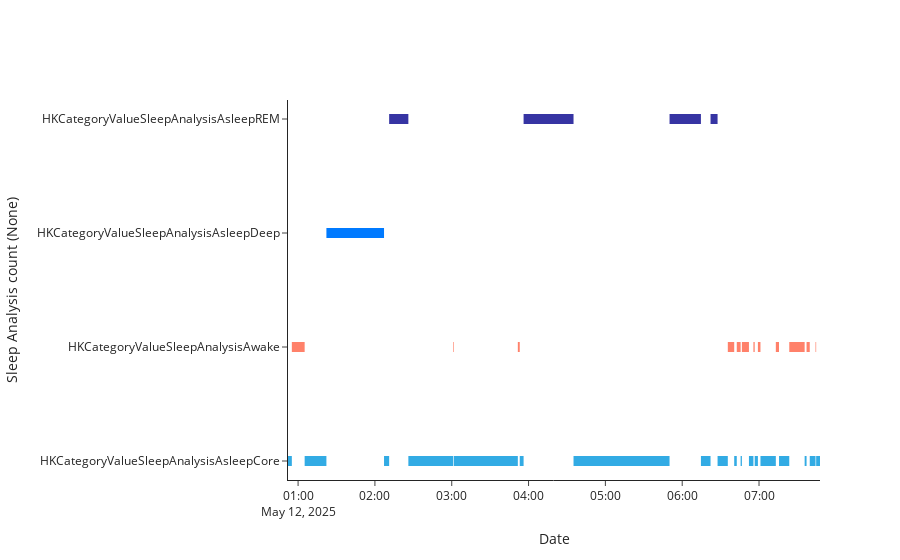
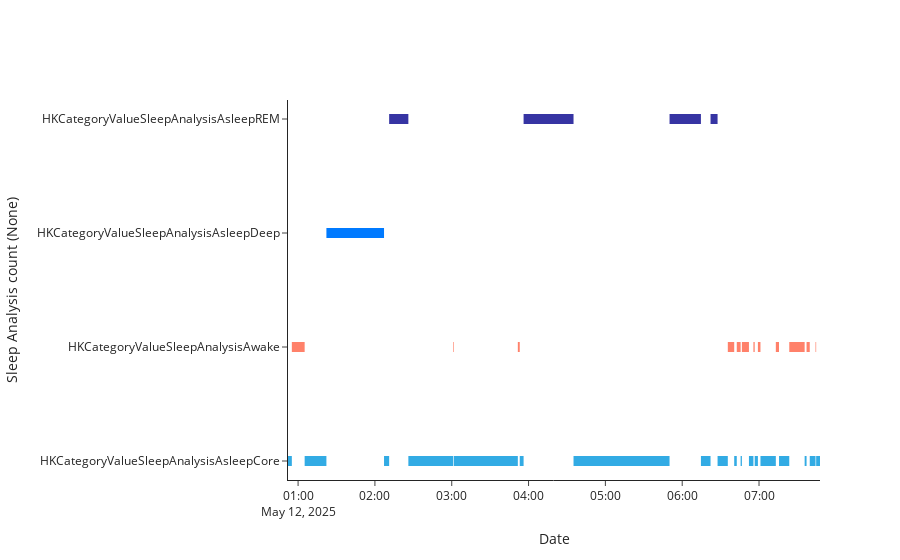

Write notebook code for charts like these, in order.
### Code cell
plt = SleepPlot(data=data, timerange=("2025-05-11T20:00:00Z", "2025-05-12T10:00:00Z"), year=2025)
plt.title = False
plt.plot(save=True)

### Figure 1 — Plotly figure (JSON) as saved in the notebook; plotly's stock layout.template omitted (floating-point values rounded to 4 significant figures)
{"data": [{"hoverinfo": "text", "hovertext": "2025-05-12 00:52:07+02:00 - 2025-05-12 00:55:07+02:00<br>Sleep stage: HKCategoryValueSleepAnalysisAsleepCore", "line": {"color": "#32abe4", "shape": "hvh", "width": 10}, "mode": "lines", "name": "HKCategoryValueSleepAnalysisAsleepCore", "showlegend": false, "x": ["2025-05-12T00:52:07+02:00", "2025-05-12T00:55:07+02:00"], "y": ["HKCategoryValueSleepAnalysisAsleepCore", "HKCategoryValueSleepAnalysisAsleepCore"], "type": "scatter"}, {"hoverinfo": "text", "hovertext": "2025-05-12 00:55:07+02:00 - 2025-05-12 01:05:07+02:00<br>Sleep stage: HKCategoryValueSleepAnalysisAwake", "line": {"color": "#ff816a", "shape": "hvh", "width": 10}, "mode": "lines", "name": "HKCategoryValueSleepAnalysisAwake", "showlegend": false, "x": ["2025-05-12T00:55:07+02:00", "2025-05-12T01:05:07+02:00"], "y": ["HKCategoryValueSleepAnalysisAwake", "HKCategoryValueSleepAnalysisAwake"], "type": "scatter"}, {"hoverinfo": "text", "hovertext": "2025-05-12 01:05:07+02:00 - 2025-05-12 01:22:07+02:00<br>Sleep stage: HKCategoryValueSleepAnalysisAsleepCore", "line": {"color": "#32abe4", "shape": "hvh", "width": 10}, "mode": "lines", "name": "HKCategoryValueSleepAnalysisAsleepCore", "showlegend": false, "x": ["2025-05-12T01:05:07+02:00", "2025-05-12T01:22:07+02:00"], "y": ["HKCategoryValueSleepAnalysisAsleepCore", "HKCategoryValueSleepAnalysisAsleepCore"], "type": "scatter"}, {"hoverinfo": "text", "hovertext": "2025-05-12 01:22:07+02:00 - 2025-05-12 02:07:07+02:00<br>Sleep stage: HKCategoryValueSleepAnalysisAsleepDeep", "line": {"color": "#007aff", "shape": "hvh", "width": 10}, "mode": "lines", "name": "HKCategoryValueSleepAnalysisAsleepDeep", "showlegend": false, "x": ["2025-05-12T01:22:07+02:00", "2025-05-12T02:07:07+02:00"], "y": ["HKCategoryValueSleepAnalysisAsleepDeep", "HKCategoryValueSleepAnalysisAsleepDeep"], "type": "scatter"}, {"hoverinfo": "text", "hovertext": "2025-05-12 02:07:07+02:00 - 2025-05-12 02:11:07+02:00<br>Sleep stage: HKCategoryValueSleepAnalysisAsleepCore", "line": {"color": "#32abe4", "shape": "hvh", "width": 10}, "mode": "lines", "name": "HKCategoryValueSleepAnalysisAsleepCore", "showlegend": false, "x": ["2025-05-12T02:07:07+02:00", "2025-05-12T02:11:07+02:00"], "y": ["HKCategoryValueSleepAnalysisAsleepCore", "HKCategoryValueSleepAnalysisAsleepCore"], "type": "scatter"}, {"hoverinfo": "text", "hovertext": "2025-05-12 02:11:07+02:00 - 2025-05-12 02:26:07+02:00<br>Sleep stage: HKCategoryValueSleepAnalysisAsleepREM", "line": {"color": "#3634a3", "shape": "hvh", "width": 10}, "mode": "lines", "name": "HKCategoryValueSleepAnalysisAsleepREM", "showlegend": false, "x": ["2025-05-12T02:11:07+02:00", "2025-05-12T02:26:07+02:00"], "y": ["HKCategoryValueSleepAnalysisAsleepREM", "HKCategoryValueSleepAnalysisAsleepREM"], "type": "scatter"}, {"hoverinfo": "text", "hovertext": "2025-05-12 02:26:07+02:00 - 2025-05-12 03:01:07+02:00<br>Sleep stage: HKCategoryValueSleepAnalysisAsleepCore", "line": {"color": "#32abe4", "shape": "hvh", "width": 10}, "mode": "lines", "name": "HKCategoryValueSleepAnalysisAsleepCore", "showlegend": false, "x": ["2025-05-12T02:26:07+02:00", "2025-05-12T03:01:07+02:00"], "y": ["HKCategoryValueSleepAnalysisAsleepCore", "HKCategoryValueSleepAnalysisAsleepCore"], "type": "scatter"}, {"hoverinfo": "text", "hovertext": "2025-05-12 03:01:07+02:00 - 2025-05-12 03:01:37+02:00<br>Sleep stage: HKCategoryValueSleepAnalysisAwake", "line": {"color": "#ff816a", "shape": "hvh", "width": 10}, "mode": "lines", "name": "HKCategoryValueSleepAnalysisAwake", "showlegend": false, "x": ["2025-05-12T03:01:07+02:00", "2025-05-12T03:01:37+02:00"], "y": ["HKCategoryValueSleepAnalysisAwake", "HKCategoryValueSleepAnalysisAwake"], "type": "scatter"}, {"hoverinfo": "text", "hovertext": "2025-05-12 03:01:37+02:00 - 2025-05-12 03:51:37+02:00<br>Sleep stage: HKCategoryValueSleepAnalysisAsleepCore", "line": {"color": "#32abe4", "shape": "hvh", "width": 10}, "mode": "lines", "name": "HKCategoryValueSleepAnalysisAsleepCore", "showlegend": false, "x": ["2025-05-12T03:01:37+02:00", "2025-05-12T03:51:37+02:00"], "y": ["HKCategoryValueSleepAnalysisAsleepCore", "HKCategoryValueSleepAnalysisAsleepCore"], "type": "scatter"}, {"hoverinfo": "text", "hovertext": "2025-05-12 03:51:37+02:00 - 2025-05-12 03:53:07+02:00<br>Sleep stage: HKCategoryValueSleepAnalysisAwake", "line": {"color": "#ff816a", "shape": "hvh", "width": 10}, "mode": "lines", "name": "HKCategoryValueSleepAnalysisAwake", "showlegend": false, "x": ["2025-05-12T03:51:37+02:00", "2025-05-12T03:53:07+02:00"], "y": ["HKCategoryValueSleepAnalysisAwake", "HKCategoryValueSleepAnalysisAwake"], "type": "scatter"}, {"hoverinfo": "text", "hovertext": "2025-05-12 03:53:07+02:00 - 2025-05-12 03:56:07+02:00<br>Sleep stage: HKCategoryValueSleepAnalysisAsleepCore", "line": {"color": "#32abe4", "shape": "hvh", "width": 10}, "mode": "lines", "name": "HKCategoryValueSleepAnalysisAsleepCore", "showlegend": false, "x": ["2025-05-12T03:53:07+02:00", "2025-05-12T03:56:07+02:00"], "y": ["HKCategoryValueSleepAnalysisAsleepCore", "HKCategoryValueSleepAnalysisAsleepCore"], "type": "scatter"}, {"hoverinfo": "text", "hovertext": "2025-05-12 03:56:07+02:00 - 2025-05-12 04:35:07+02:00<br>Sleep stage: HKCategoryValueSleepAnalysisAsleepREM", "line": {"color": "#3634a3", "shape": "hvh", "width": 10}, "mode": "lines", "name": "HKCategoryValueSleepAnalysisAsleepREM", "showlegend": false, "x": ["2025-05-12T03:56:07+02:00", "2025-05-12T04:35:07+02:00"], "y": ["HKCategoryValueSleepAnalysisAsleepREM", "HKCategoryValueSleepAnalysisAsleepREM"], "type": "scatter"}, {"hoverinfo": "text", "hovertext": "2025-05-12 04:35:07+02:00 - 2025-05-12 05:50:07+02:00<br>Sleep stage: HKCategoryValueSleepAnalysisAsleepCore", "line": {"color": "#32abe4", "shape": "hvh", "width": 10}, "mode": "lines", "name": "HKCategoryValueSleepAnalysisAsleepCore", "showlegend": false, "x": ["2025-05-12T04:35:07+02:00", "2025-05-12T05:50:07+02:00"], "y": ["HKCategoryValueSleepAnalysisAsleepCore", "HKCategoryValueSleepAnalysisAsleepCore"], "type": "scatter"}, {"hoverinfo": "text", "hovertext": "2025-05-12 05:50:07+02:00 - 2025-05-12 06:14:37+02:00<br>Sleep stage: HKCategoryValueSleepAnalysisAsleepREM", "line": {"color": "#3634a3", "shape": "hvh", "width": 10}, "mode": "lines", "name": "HKCategoryValueSleepAnalysisAsleepREM", "showlegend": false, "x": ["2025-05-12T05:50:07+02:00", "2025-05-12T06:14:37+02:00"], "y": ["HKCategoryValueSleepAnalysisAsleepREM", "HKCategoryValueSleepAnalysisAsleepREM"], "type": "scatter"}, {"hoverinfo": "text", "hovertext": "2025-05-12 06:14:37+02:00 - 2025-05-12 06:22:07+02:00<br>Sleep stage: HKCategoryValueSleepAnalysisAsleepCore", "line": {"color": "#32abe4", "shape": "hvh", "width": 10}, "mode": "lines", "name": "HKCategoryValueSleepAnalysisAsleepCore", "showlegend": false, "x": ["2025-05-12T06:14:37+02:00", "2025-05-12T06:22:07+02:00"], "y": ["HKCategoryValueSleepAnalysisAsleepCore", "HKCategoryValueSleepAnalysisAsleepCore"], "type": "scatter"}, {"hoverinfo": "text", "hovertext": "2025-05-12 06:22:07+02:00 - 2025-05-12 06:27:37+02:00<br>Sleep stage: HKCategoryValueSleepAnalysisAsleepREM", "line": {"color": "#3634a3", "shape": "hvh", "width": 10}, "mode": "lines", "name": "HKCategoryValueSleepAnalysisAsleepREM", "showlegend": false, "x": ["2025-05-12T06:22:07+02:00", "2025-05-12T06:27:37+02:00"], "y": ["HKCategoryValueSleepAnalysisAsleepREM", "HKCategoryValueSleepAnalysisAsleepREM"], "type": "scatter"}, {"hoverinfo": "text", "hovertext": "2025-05-12 06:27:37+02:00 - 2025-05-12 06:35:37+02:00<br>Sleep stage: HKCategoryValueSleepAnalysisAsleepCore", "line": {"color": "#32abe4", "shape": "hvh", "width": 10}, "mode": "lines", "name": "HKCategoryValueSleepAnalysisAsleepCore", "showlegend": false, "x": ["2025-05-12T06:27:37+02:00", "2025-05-12T06:35:37+02:00"], "y": ["HKCategoryValueSleepAnalysisAsleepCore", "HKCategoryValueSleepAnalysisAsleepCore"], "type": "scatter"}, {"hoverinfo": "text", "hovertext": "2025-05-12 06:35:37+02:00 - 2025-05-12 06:40:37+02:00<br>Sleep stage: HKCategoryValueSleepAnalysisAwake", "line": {"color": "#ff816a", "shape": "hvh", "width": 10}, "mode": "lines", "name": "HKCategoryValueSleepAnalysisAwake", "showlegend": false, "x": ["2025-05-12T06:35:37+02:00", "2025-05-12T06:40:37+02:00"], "y": ["HKCategoryValueSleepAnalysisAwake", "HKCategoryValueSleepAnalysisAwake"], "type": "scatter"}, {"hoverinfo": "text", "hovertext": "2025-05-12 06:40:37+02:00 - 2025-05-12 06:42:37+02:00<br>Sleep stage: HKCategoryValueSleepAnalysisAsleepCore", "line": {"color": "#32abe4", "shape": "hvh", "width": 10}, "mode": "lines", "name": "HKCategoryValueSleepAnalysisAsleepCore", "showlegend": false, "x": ["2025-05-12T06:40:37+02:00", "2025-05-12T06:42:37+02:00"], "y": ["HKCategoryValueSleepAnalysisAsleepCore", "HKCategoryValueSleepAnalysisAsleepCore"], "type": "scatter"}, {"hoverinfo": "text", "hovertext": "2025-05-12 06:42:37+02:00 - 2025-05-12 06:45:37+02:00<br>Sleep stage: HKCategoryValueSleepAnalysisAwake", "line": {"color": "#ff816a", "shape": "hvh", "width": 10}, "mode": "lines", "name": "HKCategoryValueSleepAnalysisAwake", "showlegend": false, "x": ["2025-05-12T06:42:37+02:00", "2025-05-12T06:45:37+02:00"], "y": ["HKCategoryValueSleepAnalysisAwake", "HKCategoryValueSleepAnalysisAwake"], "type": "scatter"}, {"hoverinfo": "text", "hovertext": "2025-05-12 06:45:37+02:00 - 2025-05-12 06:46:37+02:00<br>Sleep stage: HKCategoryValueSleepAnalysisAsleepCore", "line": {"color": "#32abe4", "shape": "hvh", "width": 10}, "mode": "lines", "name": "HKCategoryValueSleepAnalysisAsleepCore", "showlegend": false, "x": ["2025-05-12T06:45:37+02:00", "2025-05-12T06:46:37+02:00"], "y": ["HKCategoryValueSleepAnalysisAsleepCore", "HKCategoryValueSleepAnalysisAsleepCore"], "type": "scatter"}, {"hoverinfo": "text", "hovertext": "2025-05-12 06:46:37+02:00 - 2025-05-12 06:52:07+02:00<br>Sleep stage: HKCategoryValueSleepAnalysisAwake", "line": {"color": "#ff816a", "shape": "hvh", "width": 10}, "mode": "lines", "name": "HKCategoryValueSleepAnalysisAwake", "showlegend": false, "x": ["2025-05-12T06:46:37+02:00", "2025-05-12T06:52:07+02:00"], "y": ["HKCategoryValueSleepAnalysisAwake", "HKCategoryValueSleepAnalysisAwake"], "type": "scatter"}, {"hoverinfo": "text", "hovertext": "2025-05-12 06:52:07+02:00 - 2025-05-12 06:55:37+02:00<br>Sleep stage: HKCategoryValueSleepAnalysisAsleepCore", "line": {"color": "#32abe4", "shape": "hvh", "width": 10}, "mode": "lines", "name": "HKCategoryValueSleepAnalysisAsleepCore", "showlegend": false, "x": ["2025-05-12T06:52:07+02:00", "2025-05-12T06:55:37+02:00"], "y": ["HKCategoryValueSleepAnalysisAsleepCore", "HKCategoryValueSleepAnalysisAsleepCore"], "type": "scatter"}, {"hoverinfo": "text", "hovertext": "2025-05-12 06:55:37+02:00 - 2025-05-12 06:56:37+02:00<br>Sleep stage: HKCategoryValueSleepAnalysisAwake", "line": {"color": "#ff816a", "shape": "hvh", "width": 10}, "mode": "lines", "name": "HKCategoryValueSleepAnalysisAwake", "showlegend": false, "x": ["2025-05-12T06:55:37+02:00", "2025-05-12T06:56:37+02:00"], "y": ["HKCategoryValueSleepAnalysisAwake", "HKCategoryValueSleepAnalysisAwake"], "type": "scatter"}, {"hoverinfo": "text", "hovertext": "2025-05-12 06:56:37+02:00 - 2025-05-12 06:59:07+02:00<br>Sleep stage: HKCategoryValueSleepAnalysisAsleepCore", "line": {"color": "#32abe4", "shape": "hvh", "width": 10}, "mode": "lines", "name": "HKCategoryValueSleepAnalysisAsleepCore", "showlegend": false, "x": ["2025-05-12T06:56:37+02:00", "2025-05-12T06:59:07+02:00"], "y": ["HKCategoryValueSleepAnalysisAsleepCore", "HKCategoryValueSleepAnalysisAsleepCore"], "type": "scatter"}, {"hoverinfo": "text", "hovertext": "2025-05-12 06:59:07+02:00 - 2025-05-12 07:01:07+02:00<br>Sleep stage: HKCategoryValueSleepAnalysisAwake", "line": {"color": "#ff816a", "shape": "hvh", "width": 10}, "mode": "lines", "name": "HKCategoryValueSleepAnalysisAwake", "showlegend": false, "x": ["2025-05-12T06:59:07+02:00", "2025-05-12T07:01:07+02:00"], "y": ["HKCategoryValueSleepAnalysisAwake", "HKCategoryValueSleepAnalysisAwake"], "type": "scatter"}, {"hoverinfo": "text", "hovertext": "2025-05-12 07:01:07+02:00 - 2025-05-12 07:13:07+02:00<br>Sleep stage: HKCategoryValueSleepAnalysisAsleepCore", "line": {"color": "#32abe4", "shape": "hvh", "width": 10}, "mode": "lines", "name": "HKCategoryValueSleepAnalysisAsleepCore", "showlegend": false, "x": ["2025-05-12T07:01:07+02:00", "2025-05-12T07:13:07+02:00"], "y": ["HKCategoryValueSleepAnalysisAsleepCore", "HKCategoryValueSleepAnalysisAsleepCore"], "type": "scatter"}, {"hoverinfo": "text", "hovertext": "2025-05-12 07:13:07+02:00 - 2025-05-12 07:15:37+02:00<br>Sleep stage: HKCategoryValueSleepAnalysisAwake", "line": {"color": "#ff816a", "shape": "hvh", "width": 10}, "mode": "lines", "name": "HKCategoryValueSleepAnalysisAwake", "showlegend": false, "x": ["2025-05-12T07:13:07+02:00", "2025-05-12T07:15:37+02:00"], "y": ["HKCategoryValueSleepAnalysisAwake", "HKCategoryValueSleepAnalysisAwake"], "type": "scatter"}, {"hoverinfo": "text", "hovertext": "2025-05-12 07:15:37+02:00 - 2025-05-12 07:23:37+02:00<br>Sleep stage: HKCategoryValueSleepAnalysisAsleepCore", "line": {"color": "#32abe4", "shape": "hvh", "width": 10}, "mode": "lines", "name": "HKCategoryValueSleepAnalysisAsleepCore", "showlegend": false, "x": ["2025-05-12T07:15:37+02:00", "2025-05-12T07:23:37+02:00"], "y": ["HKCategoryValueSleepAnalysisAsleepCore", "HKCategoryValueSleepAnalysisAsleepCore"], "type": "scatter"}, {"hoverinfo": "text", "hovertext": "2025-05-12 07:23:37+02:00 - 2025-05-12 07:35:37+02:00<br>Sleep stage: HKCategoryValueSleepAnalysisAwake", "line": {"color": "#ff816a", "shape": "hvh", "width": 10}, "mode": "lines", "name": "HKCategoryValueSleepAnalysisAwake", "showlegend": false, "x": ["2025-05-12T07:23:37+02:00", "2025-05-12T07:35:37+02:00"], "y": ["HKCategoryValueSleepAnalysisAwake", "HKCategoryValueSleepAnalysisAwake"], "type": "scatter"}, {"hoverinfo": "text", "hovertext": "2025-05-12 07:35:37+02:00 - 2025-05-12 07:37:07+02:00<br>Sleep stage: HKCategoryValueSleepAnalysisAsleepCore", "line": {"color": "#32abe4", "shape": "hvh", "width": 10}, "mode": "lines", "name": "HKCategoryValueSleepAnalysisAsleepCore", "showlegend": false, "x": ["2025-05-12T07:35:37+02:00", "2025-05-12T07:37:07+02:00"], "y": ["HKCategoryValueSleepAnalysisAsleepCore", "HKCategoryValueSleepAnalysisAsleepCore"], "type": "scatter"}, {"hoverinfo": "text", "hovertext": "2025-05-12 07:37:07+02:00 - 2025-05-12 07:39:37+02:00<br>Sleep stage: HKCategoryValueSleepAnalysisAwake", "line": {"color": "#ff816a", "shape": "hvh", "width": 10}, "mode": "lines", "name": "HKCategoryValueSleepAnalysisAwake", "showlegend": false, "x": ["2025-05-12T07:37:07+02:00", "2025-05-12T07:39:37+02:00"], "y": ["HKCategoryValueSleepAnalysisAwake", "HKCategoryValueSleepAnalysisAwake"], "type": "scatter"}, {"hoverinfo": "text", "hovertext": "2025-05-12 07:39:37+02:00 - 2025-05-12 07:44:07+02:00<br>Sleep stage: HKCategoryValueSleepAnalysisAsleepCore", "line": {"color": "#32abe4", "shape": "hvh", "width": 10}, "mode": "lines", "name": "HKCategoryValueSleepAnalysisAsleepCore", "showlegend": false, "x": ["2025-05-12T07:39:37+02:00", "2025-05-12T07:44:07+02:00"], "y": ["HKCategoryValueSleepAnalysisAsleepCore", "HKCategoryValueSleepAnalysisAsleepCore"], "type": "scatter"}, {"hoverinfo": "text", "hovertext": "2025-05-12 07:44:07+02:00 - 2025-05-12 07:44:37+02:00<br>Sleep stage: HKCategoryValueSleepAnalysisAwake", "line": {"color": "#ff816a", "shape": "hvh", "width": 10}, "mode": "lines", "name": "HKCategoryValueSleepAnalysisAwake", "showlegend": false, "x": ["2025-05-12T07:44:07+02:00", "2025-05-12T07:44:37+02:00"], "y": ["HKCategoryValueSleepAnalysisAwake", "HKCategoryValueSleepAnalysisAwake"], "type": "scatter"}, {"hoverinfo": "text", "hovertext": "2025-05-12 07:44:37+02:00 - 2025-05-12 07:47:37+02:00<br>Sleep stage: HKCategoryValueSleepAnalysisAsleepCore", "line": {"color": "#32abe4", "shape": "hvh", "width": 10}, "mode": "lines", "name": "HKCategoryValueSleepAnalysisAsleepCore", "showlegend": false, "x": ["2025-05-12T07:44:37+02:00", "2025-05-12T07:47:37+02:00"], "y": ["HKCategoryValueSleepAnalysisAsleepCore", "HKCategoryValueSleepAnalysisAsleepCore"], "type": "scatter"}], "layout": {"legend": {"title": {"text": "Sleep Stage"}}, "xaxis": {"title": {"text": "Date"}}, "yaxis": {"title": {"text": "Sleep Analysis count (None)"}}}}

### Figure 2 — Plotly figure (JSON) as saved in the notebook; plotly's stock layout.template omitted (floating-point values rounded to 4 significant figures)
{"data": [{"hoverinfo": "text", "hovertext": "2025-05-12 00:52:07+02:00 - 2025-05-12 00:55:07+02:00<br>Sleep stage: HKCategoryValueSleepAnalysisAsleepCore", "line": {"color": "#32abe4", "shape": "hvh", "width": 10}, "mode": "lines", "name": "HKCategoryValueSleepAnalysisAsleepCore", "showlegend": false, "x": ["2025-05-12T00:52:07+02:00", "2025-05-12T00:55:07+02:00"], "y": ["HKCategoryValueSleepAnalysisAsleepCore", "HKCategoryValueSleepAnalysisAsleepCore"], "type": "scatter"}, {"hoverinfo": "text", "hovertext": "2025-05-12 00:55:07+02:00 - 2025-05-12 01:05:07+02:00<br>Sleep stage: HKCategoryValueSleepAnalysisAwake", "line": {"color": "#ff816a", "shape": "hvh", "width": 10}, "mode": "lines", "name": "HKCategoryValueSleepAnalysisAwake", "showlegend": false, "x": ["2025-05-12T00:55:07+02:00", "2025-05-12T01:05:07+02:00"], "y": ["HKCategoryValueSleepAnalysisAwake", "HKCategoryValueSleepAnalysisAwake"], "type": "scatter"}, {"hoverinfo": "text", "hovertext": "2025-05-12 01:05:07+02:00 - 2025-05-12 01:22:07+02:00<br>Sleep stage: HKCategoryValueSleepAnalysisAsleepCore", "line": {"color": "#32abe4", "shape": "hvh", "width": 10}, "mode": "lines", "name": "HKCategoryValueSleepAnalysisAsleepCore", "showlegend": false, "x": ["2025-05-12T01:05:07+02:00", "2025-05-12T01:22:07+02:00"], "y": ["HKCategoryValueSleepAnalysisAsleepCore", "HKCategoryValueSleepAnalysisAsleepCore"], "type": "scatter"}, {"hoverinfo": "text", "hovertext": "2025-05-12 01:22:07+02:00 - 2025-05-12 02:07:07+02:00<br>Sleep stage: HKCategoryValueSleepAnalysisAsleepDeep", "line": {"color": "#007aff", "shape": "hvh", "width": 10}, "mode": "lines", "name": "HKCategoryValueSleepAnalysisAsleepDeep", "showlegend": false, "x": ["2025-05-12T01:22:07+02:00", "2025-05-12T02:07:07+02:00"], "y": ["HKCategoryValueSleepAnalysisAsleepDeep", "HKCategoryValueSleepAnalysisAsleepDeep"], "type": "scatter"}, {"hoverinfo": "text", "hovertext": "2025-05-12 02:07:07+02:00 - 2025-05-12 02:11:07+02:00<br>Sleep stage: HKCategoryValueSleepAnalysisAsleepCore", "line": {"color": "#32abe4", "shape": "hvh", "width": 10}, "mode": "lines", "name": "HKCategoryValueSleepAnalysisAsleepCore", "showlegend": false, "x": ["2025-05-12T02:07:07+02:00", "2025-05-12T02:11:07+02:00"], "y": ["HKCategoryValueSleepAnalysisAsleepCore", "HKCategoryValueSleepAnalysisAsleepCore"], "type": "scatter"}, {"hoverinfo": "text", "hovertext": "2025-05-12 02:11:07+02:00 - 2025-05-12 02:26:07+02:00<br>Sleep stage: HKCategoryValueSleepAnalysisAsleepREM", "line": {"color": "#3634a3", "shape": "hvh", "width": 10}, "mode": "lines", "name": "HKCategoryValueSleepAnalysisAsleepREM", "showlegend": false, "x": ["2025-05-12T02:11:07+02:00", "2025-05-12T02:26:07+02:00"], "y": ["HKCategoryValueSleepAnalysisAsleepREM", "HKCategoryValueSleepAnalysisAsleepREM"], "type": "scatter"}, {"hoverinfo": "text", "hovertext": "2025-05-12 02:26:07+02:00 - 2025-05-12 03:01:07+02:00<br>Sleep stage: HKCategoryValueSleepAnalysisAsleepCore", "line": {"color": "#32abe4", "shape": "hvh", "width": 10}, "mode": "lines", "name": "HKCategoryValueSleepAnalysisAsleepCore", "showlegend": false, "x": ["2025-05-12T02:26:07+02:00", "2025-05-12T03:01:07+02:00"], "y": ["HKCategoryValueSleepAnalysisAsleepCore", "HKCategoryValueSleepAnalysisAsleepCore"], "type": "scatter"}, {"hoverinfo": "text", "hovertext": "2025-05-12 03:01:07+02:00 - 2025-05-12 03:01:37+02:00<br>Sleep stage: HKCategoryValueSleepAnalysisAwake", "line": {"color": "#ff816a", "shape": "hvh", "width": 10}, "mode": "lines", "name": "HKCategoryValueSleepAnalysisAwake", "showlegend": false, "x": ["2025-05-12T03:01:07+02:00", "2025-05-12T03:01:37+02:00"], "y": ["HKCategoryValueSleepAnalysisAwake", "HKCategoryValueSleepAnalysisAwake"], "type": "scatter"}, {"hoverinfo": "text", "hovertext": "2025-05-12 03:01:37+02:00 - 2025-05-12 03:51:37+02:00<br>Sleep stage: HKCategoryValueSleepAnalysisAsleepCore", "line": {"color": "#32abe4", "shape": "hvh", "width": 10}, "mode": "lines", "name": "HKCategoryValueSleepAnalysisAsleepCore", "showlegend": false, "x": ["2025-05-12T03:01:37+02:00", "2025-05-12T03:51:37+02:00"], "y": ["HKCategoryValueSleepAnalysisAsleepCore", "HKCategoryValueSleepAnalysisAsleepCore"], "type": "scatter"}, {"hoverinfo": "text", "hovertext": "2025-05-12 03:51:37+02:00 - 2025-05-12 03:53:07+02:00<br>Sleep stage: HKCategoryValueSleepAnalysisAwake", "line": {"color": "#ff816a", "shape": "hvh", "width": 10}, "mode": "lines", "name": "HKCategoryValueSleepAnalysisAwake", "showlegend": false, "x": ["2025-05-12T03:51:37+02:00", "2025-05-12T03:53:07+02:00"], "y": ["HKCategoryValueSleepAnalysisAwake", "HKCategoryValueSleepAnalysisAwake"], "type": "scatter"}, {"hoverinfo": "text", "hovertext": "2025-05-12 03:53:07+02:00 - 2025-05-12 03:56:07+02:00<br>Sleep stage: HKCategoryValueSleepAnalysisAsleepCore", "line": {"color": "#32abe4", "shape": "hvh", "width": 10}, "mode": "lines", "name": "HKCategoryValueSleepAnalysisAsleepCore", "showlegend": false, "x": ["2025-05-12T03:53:07+02:00", "2025-05-12T03:56:07+02:00"], "y": ["HKCategoryValueSleepAnalysisAsleepCore", "HKCategoryValueSleepAnalysisAsleepCore"], "type": "scatter"}, {"hoverinfo": "text", "hovertext": "2025-05-12 03:56:07+02:00 - 2025-05-12 04:35:07+02:00<br>Sleep stage: HKCategoryValueSleepAnalysisAsleepREM", "line": {"color": "#3634a3", "shape": "hvh", "width": 10}, "mode": "lines", "name": "HKCategoryValueSleepAnalysisAsleepREM", "showlegend": false, "x": ["2025-05-12T03:56:07+02:00", "2025-05-12T04:35:07+02:00"], "y": ["HKCategoryValueSleepAnalysisAsleepREM", "HKCategoryValueSleepAnalysisAsleepREM"], "type": "scatter"}, {"hoverinfo": "text", "hovertext": "2025-05-12 04:35:07+02:00 - 2025-05-12 05:50:07+02:00<br>Sleep stage: HKCategoryValueSleepAnalysisAsleepCore", "line": {"color": "#32abe4", "shape": "hvh", "width": 10}, "mode": "lines", "name": "HKCategoryValueSleepAnalysisAsleepCore", "showlegend": false, "x": ["2025-05-12T04:35:07+02:00", "2025-05-12T05:50:07+02:00"], "y": ["HKCategoryValueSleepAnalysisAsleepCore", "HKCategoryValueSleepAnalysisAsleepCore"], "type": "scatter"}, {"hoverinfo": "text", "hovertext": "2025-05-12 05:50:07+02:00 - 2025-05-12 06:14:37+02:00<br>Sleep stage: HKCategoryValueSleepAnalysisAsleepREM", "line": {"color": "#3634a3", "shape": "hvh", "width": 10}, "mode": "lines", "name": "HKCategoryValueSleepAnalysisAsleepREM", "showlegend": false, "x": ["2025-05-12T05:50:07+02:00", "2025-05-12T06:14:37+02:00"], "y": ["HKCategoryValueSleepAnalysisAsleepREM", "HKCategoryValueSleepAnalysisAsleepREM"], "type": "scatter"}, {"hoverinfo": "text", "hovertext": "2025-05-12 06:14:37+02:00 - 2025-05-12 06:22:07+02:00<br>Sleep stage: HKCategoryValueSleepAnalysisAsleepCore", "line": {"color": "#32abe4", "shape": "hvh", "width": 10}, "mode": "lines", "name": "HKCategoryValueSleepAnalysisAsleepCore", "showlegend": false, "x": ["2025-05-12T06:14:37+02:00", "2025-05-12T06:22:07+02:00"], "y": ["HKCategoryValueSleepAnalysisAsleepCore", "HKCategoryValueSleepAnalysisAsleepCore"], "type": "scatter"}, {"hoverinfo": "text", "hovertext": "2025-05-12 06:22:07+02:00 - 2025-05-12 06:27:37+02:00<br>Sleep stage: HKCategoryValueSleepAnalysisAsleepREM", "line": {"color": "#3634a3", "shape": "hvh", "width": 10}, "mode": "lines", "name": "HKCategoryValueSleepAnalysisAsleepREM", "showlegend": false, "x": ["2025-05-12T06:22:07+02:00", "2025-05-12T06:27:37+02:00"], "y": ["HKCategoryValueSleepAnalysisAsleepREM", "HKCategoryValueSleepAnalysisAsleepREM"], "type": "scatter"}, {"hoverinfo": "text", "hovertext": "2025-05-12 06:27:37+02:00 - 2025-05-12 06:35:37+02:00<br>Sleep stage: HKCategoryValueSleepAnalysisAsleepCore", "line": {"color": "#32abe4", "shape": "hvh", "width": 10}, "mode": "lines", "name": "HKCategoryValueSleepAnalysisAsleepCore", "showlegend": false, "x": ["2025-05-12T06:27:37+02:00", "2025-05-12T06:35:37+02:00"], "y": ["HKCategoryValueSleepAnalysisAsleepCore", "HKCategoryValueSleepAnalysisAsleepCore"], "type": "scatter"}, {"hoverinfo": "text", "hovertext": "2025-05-12 06:35:37+02:00 - 2025-05-12 06:40:37+02:00<br>Sleep stage: HKCategoryValueSleepAnalysisAwake", "line": {"color": "#ff816a", "shape": "hvh", "width": 10}, "mode": "lines", "name": "HKCategoryValueSleepAnalysisAwake", "showlegend": false, "x": ["2025-05-12T06:35:37+02:00", "2025-05-12T06:40:37+02:00"], "y": ["HKCategoryValueSleepAnalysisAwake", "HKCategoryValueSleepAnalysisAwake"], "type": "scatter"}, {"hoverinfo": "text", "hovertext": "2025-05-12 06:40:37+02:00 - 2025-05-12 06:42:37+02:00<br>Sleep stage: HKCategoryValueSleepAnalysisAsleepCore", "line": {"color": "#32abe4", "shape": "hvh", "width": 10}, "mode": "lines", "name": "HKCategoryValueSleepAnalysisAsleepCore", "showlegend": false, "x": ["2025-05-12T06:40:37+02:00", "2025-05-12T06:42:37+02:00"], "y": ["HKCategoryValueSleepAnalysisAsleepCore", "HKCategoryValueSleepAnalysisAsleepCore"], "type": "scatter"}, {"hoverinfo": "text", "hovertext": "2025-05-12 06:42:37+02:00 - 2025-05-12 06:45:37+02:00<br>Sleep stage: HKCategoryValueSleepAnalysisAwake", "line": {"color": "#ff816a", "shape": "hvh", "width": 10}, "mode": "lines", "name": "HKCategoryValueSleepAnalysisAwake", "showlegend": false, "x": ["2025-05-12T06:42:37+02:00", "2025-05-12T06:45:37+02:00"], "y": ["HKCategoryValueSleepAnalysisAwake", "HKCategoryValueSleepAnalysisAwake"], "type": "scatter"}, {"hoverinfo": "text", "hovertext": "2025-05-12 06:45:37+02:00 - 2025-05-12 06:46:37+02:00<br>Sleep stage: HKCategoryValueSleepAnalysisAsleepCore", "line": {"color": "#32abe4", "shape": "hvh", "width": 10}, "mode": "lines", "name": "HKCategoryValueSleepAnalysisAsleepCore", "showlegend": false, "x": ["2025-05-12T06:45:37+02:00", "2025-05-12T06:46:37+02:00"], "y": ["HKCategoryValueSleepAnalysisAsleepCore", "HKCategoryValueSleepAnalysisAsleepCore"], "type": "scatter"}, {"hoverinfo": "text", "hovertext": "2025-05-12 06:46:37+02:00 - 2025-05-12 06:52:07+02:00<br>Sleep stage: HKCategoryValueSleepAnalysisAwake", "line": {"color": "#ff816a", "shape": "hvh", "width": 10}, "mode": "lines", "name": "HKCategoryValueSleepAnalysisAwake", "showlegend": false, "x": ["2025-05-12T06:46:37+02:00", "2025-05-12T06:52:07+02:00"], "y": ["HKCategoryValueSleepAnalysisAwake", "HKCategoryValueSleepAnalysisAwake"], "type": "scatter"}, {"hoverinfo": "text", "hovertext": "2025-05-12 06:52:07+02:00 - 2025-05-12 06:55:37+02:00<br>Sleep stage: HKCategoryValueSleepAnalysisAsleepCore", "line": {"color": "#32abe4", "shape": "hvh", "width": 10}, "mode": "lines", "name": "HKCategoryValueSleepAnalysisAsleepCore", "showlegend": false, "x": ["2025-05-12T06:52:07+02:00", "2025-05-12T06:55:37+02:00"], "y": ["HKCategoryValueSleepAnalysisAsleepCore", "HKCategoryValueSleepAnalysisAsleepCore"], "type": "scatter"}, {"hoverinfo": "text", "hovertext": "2025-05-12 06:55:37+02:00 - 2025-05-12 06:56:37+02:00<br>Sleep stage: HKCategoryValueSleepAnalysisAwake", "line": {"color": "#ff816a", "shape": "hvh", "width": 10}, "mode": "lines", "name": "HKCategoryValueSleepAnalysisAwake", "showlegend": false, "x": ["2025-05-12T06:55:37+02:00", "2025-05-12T06:56:37+02:00"], "y": ["HKCategoryValueSleepAnalysisAwake", "HKCategoryValueSleepAnalysisAwake"], "type": "scatter"}, {"hoverinfo": "text", "hovertext": "2025-05-12 06:56:37+02:00 - 2025-05-12 06:59:07+02:00<br>Sleep stage: HKCategoryValueSleepAnalysisAsleepCore", "line": {"color": "#32abe4", "shape": "hvh", "width": 10}, "mode": "lines", "name": "HKCategoryValueSleepAnalysisAsleepCore", "showlegend": false, "x": ["2025-05-12T06:56:37+02:00", "2025-05-12T06:59:07+02:00"], "y": ["HKCategoryValueSleepAnalysisAsleepCore", "HKCategoryValueSleepAnalysisAsleepCore"], "type": "scatter"}, {"hoverinfo": "text", "hovertext": "2025-05-12 06:59:07+02:00 - 2025-05-12 07:01:07+02:00<br>Sleep stage: HKCategoryValueSleepAnalysisAwake", "line": {"color": "#ff816a", "shape": "hvh", "width": 10}, "mode": "lines", "name": "HKCategoryValueSleepAnalysisAwake", "showlegend": false, "x": ["2025-05-12T06:59:07+02:00", "2025-05-12T07:01:07+02:00"], "y": ["HKCategoryValueSleepAnalysisAwake", "HKCategoryValueSleepAnalysisAwake"], "type": "scatter"}, {"hoverinfo": "text", "hovertext": "2025-05-12 07:01:07+02:00 - 2025-05-12 07:13:07+02:00<br>Sleep stage: HKCategoryValueSleepAnalysisAsleepCore", "line": {"color": "#32abe4", "shape": "hvh", "width": 10}, "mode": "lines", "name": "HKCategoryValueSleepAnalysisAsleepCore", "showlegend": false, "x": ["2025-05-12T07:01:07+02:00", "2025-05-12T07:13:07+02:00"], "y": ["HKCategoryValueSleepAnalysisAsleepCore", "HKCategoryValueSleepAnalysisAsleepCore"], "type": "scatter"}, {"hoverinfo": "text", "hovertext": "2025-05-12 07:13:07+02:00 - 2025-05-12 07:15:37+02:00<br>Sleep stage: HKCategoryValueSleepAnalysisAwake", "line": {"color": "#ff816a", "shape": "hvh", "width": 10}, "mode": "lines", "name": "HKCategoryValueSleepAnalysisAwake", "showlegend": false, "x": ["2025-05-12T07:13:07+02:00", "2025-05-12T07:15:37+02:00"], "y": ["HKCategoryValueSleepAnalysisAwake", "HKCategoryValueSleepAnalysisAwake"], "type": "scatter"}, {"hoverinfo": "text", "hovertext": "2025-05-12 07:15:37+02:00 - 2025-05-12 07:23:37+02:00<br>Sleep stage: HKCategoryValueSleepAnalysisAsleepCore", "line": {"color": "#32abe4", "shape": "hvh", "width": 10}, "mode": "lines", "name": "HKCategoryValueSleepAnalysisAsleepCore", "showlegend": false, "x": ["2025-05-12T07:15:37+02:00", "2025-05-12T07:23:37+02:00"], "y": ["HKCategoryValueSleepAnalysisAsleepCore", "HKCategoryValueSleepAnalysisAsleepCore"], "type": "scatter"}, {"hoverinfo": "text", "hovertext": "2025-05-12 07:23:37+02:00 - 2025-05-12 07:35:37+02:00<br>Sleep stage: HKCategoryValueSleepAnalysisAwake", "line": {"color": "#ff816a", "shape": "hvh", "width": 10}, "mode": "lines", "name": "HKCategoryValueSleepAnalysisAwake", "showlegend": false, "x": ["2025-05-12T07:23:37+02:00", "2025-05-12T07:35:37+02:00"], "y": ["HKCategoryValueSleepAnalysisAwake", "HKCategoryValueSleepAnalysisAwake"], "type": "scatter"}, {"hoverinfo": "text", "hovertext": "2025-05-12 07:35:37+02:00 - 2025-05-12 07:37:07+02:00<br>Sleep stage: HKCategoryValueSleepAnalysisAsleepCore", "line": {"color": "#32abe4", "shape": "hvh", "width": 10}, "mode": "lines", "name": "HKCategoryValueSleepAnalysisAsleepCore", "showlegend": false, "x": ["2025-05-12T07:35:37+02:00", "2025-05-12T07:37:07+02:00"], "y": ["HKCategoryValueSleepAnalysisAsleepCore", "HKCategoryValueSleepAnalysisAsleepCore"], "type": "scatter"}, {"hoverinfo": "text", "hovertext": "2025-05-12 07:37:07+02:00 - 2025-05-12 07:39:37+02:00<br>Sleep stage: HKCategoryValueSleepAnalysisAwake", "line": {"color": "#ff816a", "shape": "hvh", "width": 10}, "mode": "lines", "name": "HKCategoryValueSleepAnalysisAwake", "showlegend": false, "x": ["2025-05-12T07:37:07+02:00", "2025-05-12T07:39:37+02:00"], "y": ["HKCategoryValueSleepAnalysisAwake", "HKCategoryValueSleepAnalysisAwake"], "type": "scatter"}, {"hoverinfo": "text", "hovertext": "2025-05-12 07:39:37+02:00 - 2025-05-12 07:44:07+02:00<br>Sleep stage: HKCategoryValueSleepAnalysisAsleepCore", "line": {"color": "#32abe4", "shape": "hvh", "width": 10}, "mode": "lines", "name": "HKCategoryValueSleepAnalysisAsleepCore", "showlegend": false, "x": ["2025-05-12T07:39:37+02:00", "2025-05-12T07:44:07+02:00"], "y": ["HKCategoryValueSleepAnalysisAsleepCore", "HKCategoryValueSleepAnalysisAsleepCore"], "type": "scatter"}, {"hoverinfo": "text", "hovertext": "2025-05-12 07:44:07+02:00 - 2025-05-12 07:44:37+02:00<br>Sleep stage: HKCategoryValueSleepAnalysisAwake", "line": {"color": "#ff816a", "shape": "hvh", "width": 10}, "mode": "lines", "name": "HKCategoryValueSleepAnalysisAwake", "showlegend": false, "x": ["2025-05-12T07:44:07+02:00", "2025-05-12T07:44:37+02:00"], "y": ["HKCategoryValueSleepAnalysisAwake", "HKCategoryValueSleepAnalysisAwake"], "type": "scatter"}, {"hoverinfo": "text", "hovertext": "2025-05-12 07:44:37+02:00 - 2025-05-12 07:47:37+02:00<br>Sleep stage: HKCategoryValueSleepAnalysisAsleepCore", "line": {"color": "#32abe4", "shape": "hvh", "width": 10}, "mode": "lines", "name": "HKCategoryValueSleepAnalysisAsleepCore", "showlegend": false, "x": ["2025-05-12T07:44:37+02:00", "2025-05-12T07:47:37+02:00"], "y": ["HKCategoryValueSleepAnalysisAsleepCore", "HKCategoryValueSleepAnalysisAsleepCore"], "type": "scatter"}], "layout": {"legend": {"title": {"text": "Sleep Stage"}}, "xaxis": {"title": {"text": "Date"}}, "yaxis": {"title": {"text": "Sleep Analysis count (None)"}}}}
